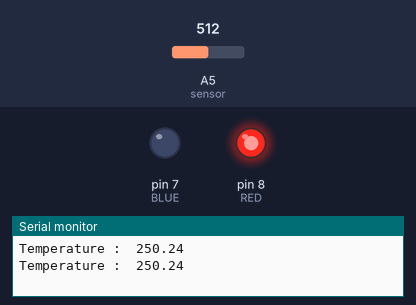
Recording of a sketch running on a simulated Arduino Uno, built with avr-gcc and run on an emulated ATmega328P. Shown: output pins drawn as LEDs (lit = HIGH), the last lines printed to the serial monitor. The test bench sets the inputs (shaded band); at power-on: A5 (sensor) = 512.

Above: at 1.8 s.
1.9 s: A5 (sensor) set to 23
3.4 s: A5 (sensor) set to 18
At 5.2 s:
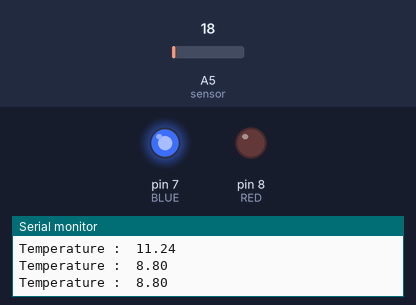
5.5 s: A5 (sensor) set to 122
At 6.8 s:
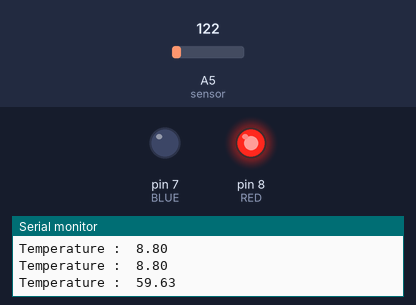
7.5 s: A5 (sensor) set to 0
At 8.3 s:
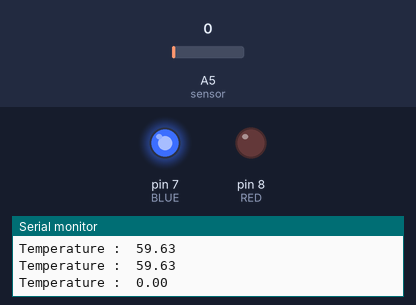
Timing chart, 0 to 10.5 s (numbered marks = the images above; inputs shaded):
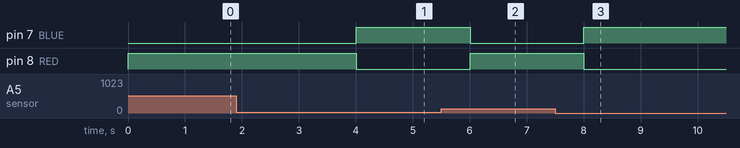

The sketch:

temperature_sensor.ino
```cpp
const int sensor = A5;
const int RED = 8;
const int BLUE = 7;

float celsius; //variable to store temperature in degree Celsius
float vOut; //temporary variable to hold sensor reading

void setup() {
  pinMode(sensor,INPUT);
  pinMode(RED, OUTPUT);
  pinMode(BLUE, OUTPUT);
  Serial.begin(9600);
}

void loop() {

  vOut = analogRead(sensor); //Reading the value from sensor
  vOut= (vOut*500)/1023; // convert mV/°C to celcius

  celsius= vOut;


  Serial.print("Temperature :");
  Serial.print("\t");
  Serial.print(celsius);
  Serial.println();

  // if temperature drops below 10 °C light up blue light
  // otherwise red light is on
  if (celsius > 10){
    digitalWrite(RED, HIGH);
    digitalWrite(BLUE, LOW);
  } else {
    digitalWrite(RED, LOW);
    digitalWrite(BLUE, HIGH);
  }


  delay(1000);
}
```

Measured:
- the behaviour switches between 21 and 20 on A5 (sensor) (found by bisection; images 0 and 1)
- after the input at 3.4 s, pin 7 (BLUE): LOW → HIGH after 0.60 s; pin 8 (RED): HIGH → LOW after 0.60 s
- after the input at 5.5 s, pin 7 (BLUE): HIGH → LOW after 0.51 s; pin 8 (RED): LOW → HIGH after 0.51 s
- after the input at 7.5 s, pin 7 (BLUE): LOW → HIGH after 0.51 s; pin 8 (RED): HIGH → LOW after 0.51 s
